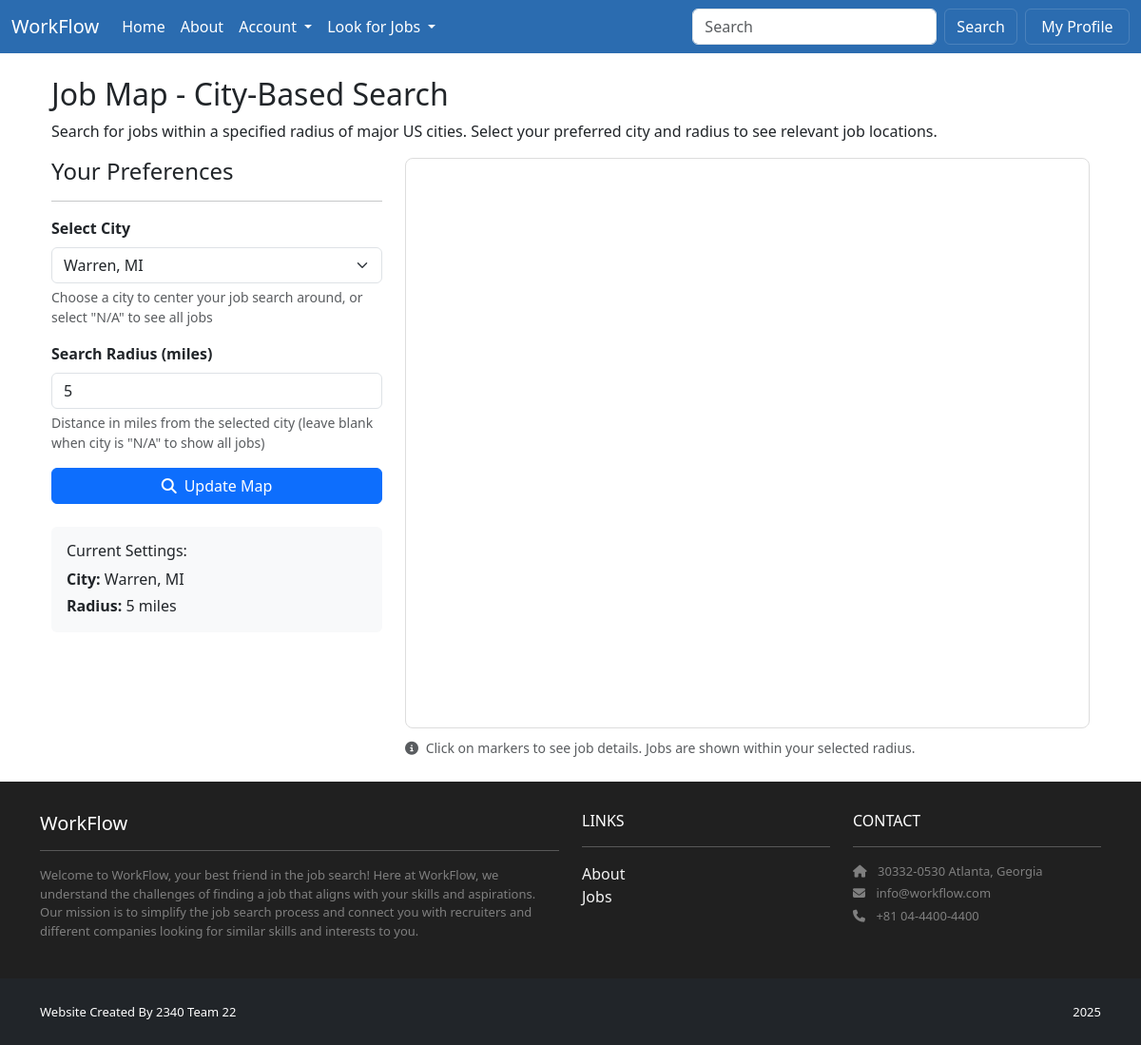
The app's page /jobmap/ (signed in) with its own data.
### jobmap/models.py (models this page shows, shortened)
class CityPreference(models.Model):
    user = models.OneToOneField(
        settings.AUTH_USER_MODEL,
        on_delete=models.CASCADE,
        related_name='city_preference'
    )
    selected_city = models.CharField(
        max_length=100,
        choices=get_cities_list(),
        default="N/A",
        help_text="Select a city to center your job search around, or N/A to see all jobs"
    )
    radius_miles = models.PositiveIntegerField(
        default=25,
        null=True,
        blank=True,
        help_text="Search radius in miles from the selected city (leave blank for no limit)"
    )
    class Meta:
        verbose_name = "City Preference"
        verbose_name_plural = "City Preferences"

### jobmap/views.py (the view)
# urls.py: path('', views.index, name='home.index'),
def index(request):
    city_preference = None
    selected_city_coords = None
    if request.user.is_authenticated:
        try:
            city_preference = CityPreference.objects.get(user=request.user)
        except CityPreference.DoesNotExist:
            city_preference = CityPreference.objects.create(
                user=request.user,
                selected_city="N/A",
                radius_miles=25
            )
        lat, lng = get_city_coordinates(city_preference.selected_city)
        if lat and lng:
            selected_city_coords = {'lat': lat, 'lng': lng}
    jobs_qs = Job.objects.all().values('id', 'title', 'location', 'salary', 'is_remote')
    jobs = list(jobs_qs)
    template_data = {
        'title': 'Job Map - City-Based Search',
    }
    context = {
        'template_data': template_data,
        'jobs': jobs,
        'jobs_json': json.dumps(jobs),
        'cities_choices': get_cities_list(),
        'city_preference': city_preference,
        'selected_city_coords': selected_city_coords,
        'MAPBOX_KEY': getattr(settings, 'MAPBOX_KEY', ''),
    }
    return render(request, 'jobmap/index.html', context)

### accounts/models.py (called while the page is built)
    @property
    def is_seeker(self):
        return self.role == self.Roles.SEEKER

    @property
    def is_recruiter(self):
        return self.role == self.Roles.RECRUITER

### jobmap/cities.py (called while the page is built)
def get_cities_list():
    cities = [(f"{city}, {state}", f"{city}, {state}") for city, state, _, _ in US_CITIES]
    sorted_cities = sorted(cities, key=lambda x: x[0])  # Sort alphabetically by city name
    return [("N/A", "N/A - Show All Jobs")] + sorted_cities

def get_city_coordinates(city_state):
    if city_state == "N/A":
        return None, None  # Return None for N/A to show all jobs
    for city, state, lat, lng in US_CITIES:
        if f"{city}, {state}" == city_state:
            return lat, lng
    return None, None

### jobmap/templates/jobmap/index.html (shortened to what this page needs)
{% extends 'base.html' %}
{% block content %}
<div class="container p-4">
  <h2>Job Map - City-Based Search</h2>
  <p>Search for jobs within a specified radius of major US cities. Select your preferred city and radius to see relevant job locations.</p>
  <div class="row">
    <div class="col-md-4">
      <h4>Your Preferences</h4>
      <hr>
      {% if user.is_authenticated and user.is_seeker %}
      <form method="POST" action="{% url 'jobmap.update_distance'%}">
        <div class="mb-3">
          <label for="id_selected_city" class="form-label">
            <strong>Select City</strong>
          </label>
          <select name="selected_city" class="form-select" id="id_selected_city" required>
            {% for city_value, city_display in cities_choices %}
              <option value="{{ city_value }}"
                {% if city_preference.selected_city == city_value %}selected{% endif %}>
                {{ city_display }}
              </option>
            {% endfor %}
          </select>
          <div class="form-text">Choose a city to center your job search around, or select "N/A" to see all jobs</div>
        </div>
        <div class="mb-3">
          <label for="id_preferred_distance" class="form-label">
            <strong>Search Radius (miles)</strong>
          </label>
          <input
            type="number"
            name="preferred_distance"
            class="form-control"
            id="id_preferred_distance"
            value="{% if city_preference.radius_miles %}{{ city_preference.radius_miles }}{% endif %}"
            placeholder="e.g. 25 (leave blank to show all jobs)"
            min="0"
            max="5000"
          />
          <div class="form-text" id="radius-help-text">Distance in miles from the selected city (leave blank when city is "N/A" to show all jobs)</div>
        </div>
        <button type="submit" class="btn btn-primary w-100">
          <i class="fas fa-search me-2"></i>Update Map
        </button>
      </form>
      {% if city_preference %}
      <div class="mt-4 p-3 bg-light rounded">
        <h6>Current Settings:</h6>
        <p class="mb-1"><strong>City:</strong> {{ city_preference.selected_city }}</p>
        <p class="mb-0"><strong>Radius:</strong> {{ city_preference.radius_miles }} miles</p>
      </div>
      {% endif %}
      {% endif %}
    </div>
    <div class="col-md-8">
      <div id="map" style="height: 600px; width: 100%; border: 1px solid #ddd; border-radius: 8px;"></div>
      <div class="mt-2">
        <small class="text-muted">
          <i class="fas fa-info-circle me-1"></i>
          Click on markers to see job details. Jobs are shown within your selected radius.
        </small>
      </div>
    </div>
  </div>
</div>
<link href="https://api.mapbox.com/mapbox-gl-js/v2.15.0/mapbox-gl.css" rel="stylesheet" />
{% endblock content %}

### jobproject/templates/base.html (style rules this page uses)
html, body { height: 100%; }
body { display: flex; flex-direction: column; min-height: 100vh; }

### records on screen
CityPreference: selected_city "Warren, MI", preferred_distance "5", radius_miles "5"
